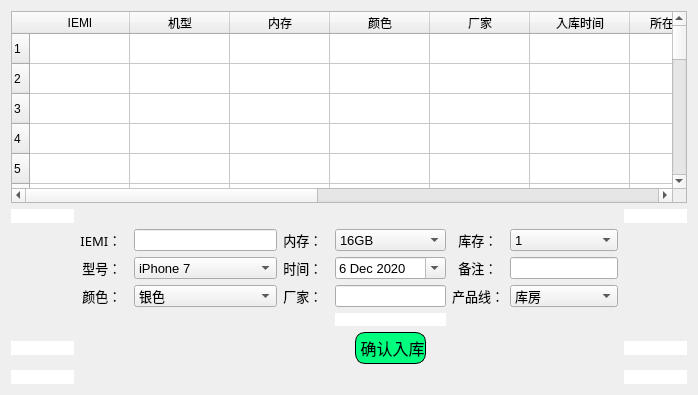
        <widget class="QWidget" name="page_3">
         <attribute name="icon">
          <iconset>
           <normaloff>static/img/search-5-64.gif</normaloff>static/img/search-5-64.gif</iconset>
         </attribute>
         <attribute name="title">
          <string/>
         </attribute>
         <layout class="QGridLayout" name="gridLayout_5">
          <item row="2" column="3">
           <widget class="QLabel" name="search_sotrage_label">
            <property name="font">
             <font>
              <family>黑体</family>
              <pointsize>10</pointsize>
              <weight>50</weight>
              <bold>false</bold>
             </font>
            </property>
            <property name="text">
             <string>内存：  </string>
            </property>
            <property name="alignment">
             <set>Qt::AlignRight|Qt::AlignTrailing|Qt::AlignVCenter</set>
            </property>
           </widget>
          </item>
          <item row="3" column="6">
           <widget class="QLineEdit" name="search_remark_LE">
            <property name="maximumSize">
             <size>
              <width>161</width>
              <height>22</height>
             </size>
            </property>
           </widget>
          </item>
          <item row="4" column="2">
           <widget class="QComboBox" name="search_color_CB">
            <property name="maximumSize">
             <size>
              <width>161</width>
              <height>22</height>
             </size>
            </property>
            <property name="font">
             <font>
              <pointsize>10</pointsize>
             </font>
            </property>
            <item>
             <property name="text">
              <string>银色</string>
             </property>
            </item>
            <item>
             <property name="text">
              <string>金色</string>
             </property>
            </item>
            <item>
             <property name="text">
              <string>黑色</string>
             </property>
            </item>
            <item>
             <property name="text">
              <string>红色</string>
             </property>
            </item>
            <item>
             <property name="text">
              <string>白色</string>
             </property>
            </item>
            <item>
             <property name="text">
              <string>蓝色</string>
             </property>
            </item>
            <item>
             <property name="text">
              <string>黄色</string>
             </property>
            </item>
            <item>
             <property name="text">
              <string>紫色</string>
             </property>
            </item>
            <item>
             <property name="text">
              <string>绿色</string>
             </property>
            </item>
            <item>
             <property name="text">
              <string>亮黑色</string>
             </property>
            </item>
            <item>
             <property name="text">
              <string>珊瑚色</string>
             </property>
            </item>
            <item>
             <property name="text">
              <string>深空灰色</string>
             </property>
            </item>
            <item>
             <property name="text">
              <string>玫瑰金色</string>
             </property>
            </item>
            <item>
             <property name="text">
              <string>暗夜绿色</string>
             </property>
            </item>
           </widget>
          </item>
          <item row="2" column="4">
           <widget class="QComboBox" name="search_sotrage_CB">
            <property name="maximumSize">
             <size>
              <width>161</width>
              <height>22</height>
             </size>
            </property>
            <property name="font">
             <font>
              <pointsize>10</pointsize>
             </font>
            </property>
            <item>
             <property name="text">
              <string>16GB </string>
             </property>
            </item>
            <item>
             <property name="text">
              <string>32GB </string>
             </property>
            </item>
            <item>
             <property name="text">
              <string>64GB</string>
             </property>
            </item>
            <item>
             <property name="text">
              <string>128GB</string>
             </property>
            </item>
            <item>
             <property name="text">
              <string>256GB</string>
             </property>
            </item>
            <item>
             <property name="text">
              <string>512GB</string>
             </property>
            </item>
           </widget>
          </item>
          <item row="2" column="5">
           <widget class="QLabel" name="search_bsotrage_label">
            <property name="font">
             <font>
              <family>黑体</family>
              <pointsize>10</pointsize>
              <weight>50</weight>
              <bold>false</bold>
             </font>
            </property>
            <property name="text">
             <string>库存：  </string>
            </property>
            <property name="alignment">
             <set>Qt::AlignRight|Qt::AlignTrailing|Qt::AlignVCenter</set>
            </property>
           </widget>
          </item>
          <item row="6" column="7">
           <widget class="QPushButton" name="pushButton_21">
            <property name="styleSheet">
             <string notr="true">background-color: rgb(255, 255, 255);
border: None;
color: rgb(255, 255, 255);</string>
            </property>
            <property name="text">
             <string>PushButton</string>
            </property>
           </widget>
          </item>
          <item row="4" column="1">
           <widget class="QLabel" name="search_color_label">
            <property name="font">
             <font>
              <family>黑体</family>
              <pointsize>10</pointsize>
              <weight>50</weight>
              <bold>false</bold>
             </font>
            </property>
            <property name="text">
             <string>颜色：  </string>
            </property>
            <property name="alignment">
             <set>Qt::AlignRight|Qt::AlignTrailing|Qt::AlignVCenter</set>
            </property>
           </widget>
          </item>
          <item row="4" column="3">
           <widget class="QLabel" name="search_incompany_label">
            <property name="font">
             <font>
              <family>黑体</family>
              <pointsize>10</pointsize>
              <weight>50</weight>
              <bold>false</bold>
             </font>
            </property>
            <property name="text">
             <string>厂家：  </string>
            </property>
            <property name="alignment">
             <set>Qt::AlignRight|Qt::AlignTrailing|Qt::AlignVCenter</set>
            </property>
           </widget>
          </item>
          <item row="6" column="4">
           <widget class="QPushButton" name="pushButton_22">
            <property name="sizePolicy">
             <sizepolicy hsizetype="Expanding" vsizetype="Fixed">
              <horstretch>0</horstretch>
              <verstretch>0</verstretch>
             </sizepolicy>
            </property>
            <property name="maximumSize">
             <size>
              <width>160</width>
              <height>32</height>
             </size>
            </property>
            <property name="font">
             <font>
              <family>黑体</family>
              <pointsize>12</pointsize>
             </font>
            </property>
            <property name="styleSheet">
             <string notr="true">QPushButton {
	border-radius:10px;
	padding-top:5px;
	padding-bottom: 5px;
	border-color: black;
    border-style:solid;
    border-width:1px;
    background-color:#00ff7f;
    margin-left: 20px;
    margin-right:20px;
}

QPushButton:hover
{
    background-color:#00aaff;
	border-radius:10px;
}

QPushButton:pressed
{
    padding-left:15px;
	border-radius:10px;
}
</string>
            </property>
            <property name="text">
             <string> 确认入库</string>
            </property>
            <property name="icon">
             <iconset>
              <normaloff>D:/Projects/TrillionTech/images/check-mark-3-64.gif</normaloff>D:/Projects/TrillionTech/images/check-mark-3-64.gif</iconset>
            </property>
            <property name="iconSize">
             <size>
              <width>20</width>
              <height>20</height>
             </size>
            </property>
            <property name="checkable">
             <bool>false</bool>
            </property>
            <property name="autoRepeat">
             <bool>false</bool>
            </property>
            <property name="autoExclusive">
             <bool>false</bool>
            </property>
           </widget>
          </item>
          <item row="2" column="6">
           <widget class="QComboBox" name="search_bsotrage_CB">
            <property name="maximumSize">
             <size>
              <width>161</width>
              <height>22</height>
             </size>
            </property>
            <property name="font">
             <font>
              <pointsize>10</pointsize>
             </font>
            </property>
            <item>
             <property name="text">
              <string>1</string>
             </property>
            </item>
           </widget>
          </item>
          <item row="3" column="5">
           <widget class="QLabel" name="search_remark_label">
            <property name="font">
             <font>
              <family>黑体</family>
              <pointsize>10</pointsize>
              <weight>50</weight>
              <bold>false</bold>
             </font>
            </property>
            <property name="text">
             <string>备注：  </string>
            </property>
            <property name="alignment">
             <set>Qt::AlignRight|Qt::AlignTrailing|Qt::AlignVCenter</set>
            </property>
           </widget>
          </item>
          <item row="2" column="1">
           <widget class="QLabel" name="search_IEMI_label">
            <property name="font">
             <font>
              <family>黑体</family>
              <pointsize>10</pointsize>
              <weight>50</weight>
              <bold>false</bold>
             </font>
            </property>
            <property name="text">
             <string>IEMI：  </string>
            </property>
            <property name="alignment">
             <set>Qt::AlignRight|Qt::AlignTrailing|Qt::AlignVCenter</set>
            </property>
           </widget>
          </item>
          <item row="3" column="3">
           <widget class="QLabel" name="search_time_label">
            <property name="font">
             <font>
              <family>黑体</family>
              <pointsize>10</pointsize>
              <weight>50</weight>
              <bold>false</bold>
             </font>
            </property>
            <property name="text">
             <string>时间：  </string>
            </property>
            <property name="alignment">
             <set>Qt::AlignRight|Qt::AlignTrailing|Qt::AlignVCenter</set>
            </property>
           </widget>
          </item>
          <item row="7" column="0">
           <widget class="QPushButton" name="pushButton_29">
            <property name="styleSheet">
             <string notr="true">background-color: rgb(255, 255, 255);
border: None;
color: rgb(255, 255, 255);</string>
            </property>
            <property name="text">
             <string>PushButton</string>
            </property>
           </widget>
          </item>
          <item row="1" column="0">
           <widget class="QPushButton" name="pushButton_23">
            <property name="styleSheet">
             <string notr="true">background-color: rgb(255, 255, 255);
border: None;
color: rgb(255, 255, 255);</string>
            </property>
            <property name="text">
             <string>PushButton</string>
            </property>
           </widget>
          </item>
          <item row="3" column="1">
           <widget class="QLabel" name="search_type_label">
            <property name="font">
             <font>
              <family>黑体</family>
              <pointsize>10</pointsize>
              <weight>50</weight>
              <bold>false</bold>
             </font>
            </property>
            <property name="text">
             <string>型号：  </string>
            </property>
            <property name="alignment">
             <set>Qt::AlignRight|Qt::AlignTrailing|Qt::AlignVCenter</set>
            </property>
           </widget>
          </item>
          <item row="3" column="4">
           <widget class="QDateEdit" name="search_time_DE">
            <property name="maximumSize">
             <size>
              <width>161</width>
              <height>22</height>
             </size>
            </property>
            <property name="font">
             <font>
              <pointsize>10</pointsize>
             </font>
            </property>
            <property name="wrapping">
             <bool>true</bool>
            </property>
            <property name="frame">
             <bool>true</bool>
            </property>
            <property name="readOnly">
             <bool>false</bool>
            </property>
            <property name="buttonSymbols">
             <enum>QAbstractSpinBox::NoButtons</enum>
            </property>
            <property name="correctionMode">
             <enum>QAbstractSpinBox::CorrectToPreviousValue</enum>
            </property>
            <property name="currentSection">
             <enum>QDateTimeEdit::MonthSection</enum>
            </property>
            <property name="calendarPopup">
             <bool>true</bool>
            </property>
            <property name="date">
             <date>
              <year>2020</year>
              <month>12</month>
              <day>6</day>
             </date>
            </property>
           </widget>
          </item>
          <item row="6" column="0">
           <widget class="QPushButton" name="pushButton_19">
            <property name="styleSheet">
             <string notr="true">background-color: rgb(255, 255, 255);
border: None;
color: rgb(255, 255, 255);</string>
            </property>
            <property name="text">
             <string>PushButton</string>
            </property>
           </widget>
          </item>
          <item row="3" column="2">
           <widget class="QComboBox" name="search_type_CB">
            <property name="maximumSize">
             <size>
              <width>161</width>
              <height>22</height>
             </size>
            </property>
            <property name="font">
             <font>
              <pointsize>10</pointsize>
             </font>
            </property>
            <item>
             <property name="text">
              <string>iPhone 7</string>
             </property>
            </item>
            <item>
             <property name="text">
              <string>iPhone 7 Plus</string>
             </property>
            </item>
            <item>
             <property name="text">
              <string>iPhone 8</string>
             </property>
            </item>
            <item>
             <property name="text">
              <string>iPhone 8 Plus</string>
             </property>
            </item>
            <item>
             <property name="text">
              <string>iPhone X</string>
             </property>
            </item>
            <item>
             <property name="text">
              <string>iPhone XS</string>
             </property>
            </item>
            <item>
             <property name="text">
              <string>iPhone XS Max</string>
             </property>
            </item>
            <item>
             <property name="text">
              <string>iPhone XR</string>
             </property>
            </item>
            <item>
             <property name="text">
              <string>iPhone 11</string>
             </property>
            </item>
            <item>
             <property name="text">
              <string>iPhone 11 Pro Max</string>
             </property>
            </item>
            <item>
             <property name="text">
              <string>iPhone SE (第二代)</string>
             </property>
            </item>
           </widget>
          </item>
          <item row="4" column="5">
           <widget class="QLabel" name="search_lines_label">
            <property name="font">
             <font>
              <family>黑体</family>
              <pointsize>10</pointsize>
              <weight>50</weight>
              <bold>false</bold>
             </font>
            </property>
            <property name="text">
             <string>产品线：</string>
            </property>
            <property name="alignment">
             <set>Qt::AlignRight|Qt::AlignTrailing|Qt::AlignVCenter</set>
            </property>
           </widget>
          </item>
          <item row="5" column="4">
           <widget class="QPushButton" name="pushButton_32">
            <property name="maximumSize">
             <size>
              <width>147</width>
              <height>13</height>
             </size>
            </property>
            <property name="styleSheet">
             <string notr="true">background-color: rgb(255, 255, 255);
border: None;
color: rgb(255, 255, 255);</string>
            </property>
            <property name="text">
             <string>PushButton</string>
            </property>
           </widget>
          </item>
          <item row="4" column="4">
           <widget class="QLineEdit" name="search_incompany_LE">
            <property name="maximumSize">
             <size>
              <width>161</width>
              <height>22</height>
             </size>
            </property>
           </widget>
          </item>
          <item row="7" column="7">
           <widget class="QPushButton" name="pushButton_30">
            <property name="styleSheet">
             <string notr="true">background-color: rgb(255, 255, 255);
border: None;
color: rgb(255, 255, 255);</string>
            </property>
            <property name="text">
             <string>PushButton</string>
            </property>
           </widget>
          </item>
          <item row="2" column="2">
           <widget class="QLineEdit" name="search_IEMI_LE">
            <property name="maximumSize">
             <size>
              <width>161</width>
              <height>22</height>
             </size>
            </property>
           </widget>
          </item>
          <item row="1" column="7">
           <widget class="QPushButton" name="pushButton_24">
            <property name="styleSheet">
             <string notr="true">background-color: rgb(255, 255, 255);
border: None;
color: rgb(255, 255, 255);</string>
            </property>
            <property name="text">
             <string>PushButton</string>
            </property>
           </widget>
          </item>
          <item row="4" column="6">
           <widget class="QComboBox" name="search_lines_CB">
            <property name="maximumSize">
             <size>
              <width>161</width>
              <height>22</height>
             </size>
            </property>
            <property name="font">
             <font>
              <pointsize>10</pointsize>
             </font>
            </property>
            <item>
             <property name="text">
              <string>库房</string>
             </property>
            </item>
            <item>
             <property name="text">
              <string>测试</string>
             </property>
            </item>
            <item>
             <property name="text">
              <string>维修</string>
             </property>
            </item>
            <item>
             <property name="text">
              <string>换屏</string>
             </property>
            </item>
            <item>
             <property name="text">
              <string>打磨</string>
             </property>
            </item>
            <item>
             <property name="text">
              <string>返修</string>
             </property>
            </item>
           </widget>
          </item>
          <item row="0" column="0" colspan="8">
           <widget class="QTableWidget" name="search_Info_TW">
            <property name="rowCount">
             <number>22</number>
            </property>
            <attribute name="horizontalHeaderShowSortIndicator" stdset="0">
             <bool>false</bool>
            </attribute>
            <attribute name="verticalHeaderCascadingSectionResizes">
             <bool>false</bool>
            </attribute>
            <row/>
            <row/>
            <row/>
            <row/>
            <row/>
            <row/>
            <row/>
            <row/>
            <row/>
            <row/>
            <row/>
            <row/>
            <row/>
            <row/>
            <row/>
            <row/>
            <row/>
            <row/>
            <row/>
            <row/>
            <row/>
            <row/>
            <column>
             <property name="text">
              <string>IEMI</string>
             </property>
            </column>
            <column>
             <property name="text">
              <string>机型</string>
             </property>
            </column>
            <column>
             <property name="text">
              <string>内存</string>
             </property>
            </column>
            <column>
             <property name="text">
              <string>颜色</string>
             </property>
            </column>
            <column>
             <property name="text">
              <string>厂家</string>
             </property>
            </column>
            <column>
             <property name="text">
              <string>入库时间</string>
             </property>
            </column>
            <column>
             <property name="text">
              <string>所在产品线</string>
             </property>
            </column>
            <column>
             <property name="text">
              <string>备注</string>
             </property>
            </column>
            <column>
             <property name="text">
              <string>等级</string>
             </property>
            </column>
            <column>
             <property name="text">
              <string>出库时间</string>
             </property>
            </column>
            <column>
             <property name="text">
              <string>库存</string>
             </property>
            </column>
            <column>
             <property name="text">
              <string>销售员</string>
             </property>
            </column>
            <column>
             <property name="text">
              <string>客户</string>
             </property>
            </column>
           </widget>
          </item>
         </layout>
        </widget>
